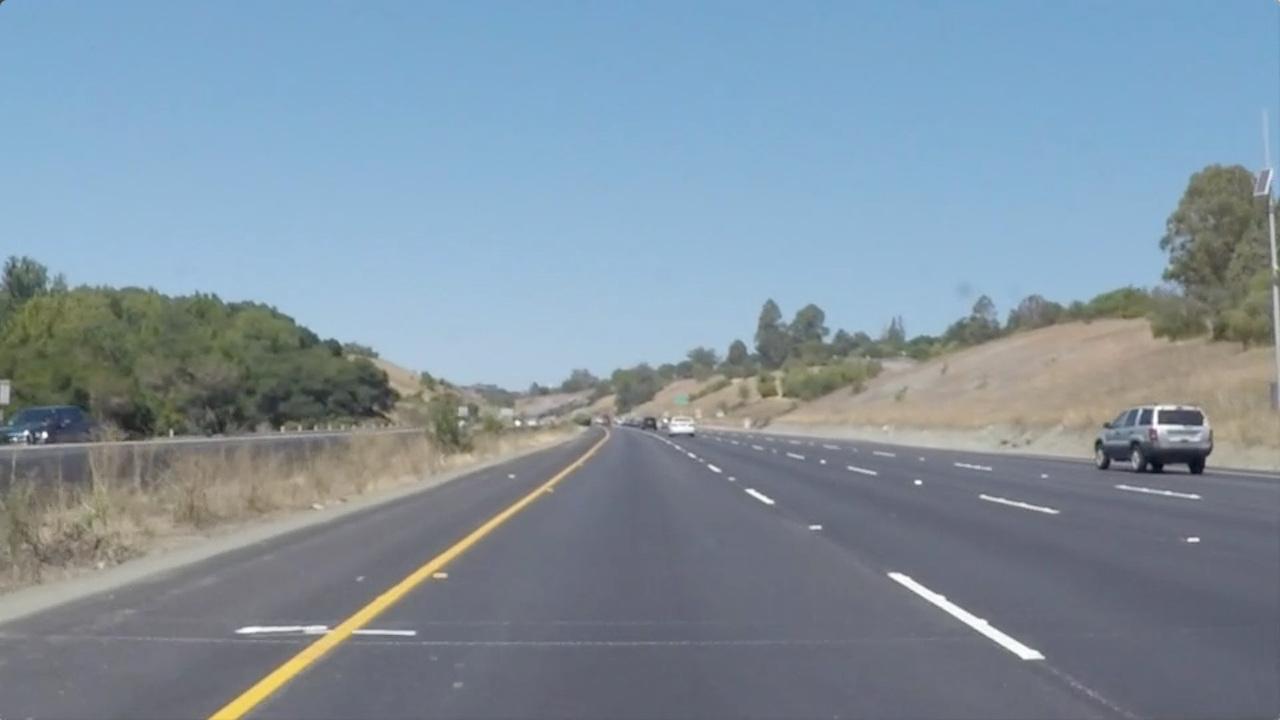
#> input picture test_images/1280.jpg, 1280 x 720 px; its folder holds only this picture in this run
$ jupyter execute --allow-errors P1.ipynb   (shell and % lines are left out)
#> lines starting #> are read from the running program, lines starting #| are printed output that depends on the picture; after the words box and inside, x2 and y2 are one past the last pixel; in counts of white or black regions, pixels touching at a corner belong together
# Self-Driving Car Engineer Nanodegree

## Project: **Finding Lane Lines on the Road**
***
In this project, you will use the tools you learned about in the lesson to identify lane lines on the road.  You can develop your pipeline on a series of individual images, and later apply the result to a video stream (really just a series of images). Check out the video clip "raw-lines-example.mp4" (also contained in this repository) to see what the output should look like after using the helper functions below.

Once you have a result that looks roughly like "raw-lines-example.mp4", you'll need to get creative and try to average and/or extrapolate the line segments you've detected to map out the full extent of the lane lines.  You can see an example of the result you're going for in the video "P1_example.mp4".  Ultimately, you would like to draw just one line for the left side of the lane, and one for the right.

In addition to implementing code, there is a brief writeup to complete. The writeup should be completed in a separate file, which can be either a markdown file or a pdf document. There is a [write up template](https://github.com/udacity/CarND-LaneLines-P1/blob/master/writeup_template.md) that can be used to guide the writing process. Completing both the code in the Ipython notebook and the writeup template will cover all of the [rubric points](https://review.udacity.com/#!/rubrics/322/view) for this project.

---
Let's have a look at our first image called 'test_images/solidWhiteRight.jpg'.  Run the 2 cells below (hit Shift-Enter or the "play" button above) to display the image.

**Note: If, at any point, you encounter frozen display windows or other confounding issues, you can always start again with a clean slate by going to the "Kernel" menu above and selecting "Restart & Clear Output".**

---

**The tools you have are color selection, region of interest selection, grayscaling, Gaussian smoothing, Canny Edge Detection and Hough Tranform line detection.  You  are also free to explore and try other techniques that were not presented in the lesson.  Your goal is piece together a pipeline to detect the line segments in the image, then average/extrapolate them and draw them onto the image for display (as below).  Once you have a working pipeline, try it out on the video stream below.**

---

<figure>

 <figcaption>
 <p></p>
 <p style="text-align: center;"> Your output should look something like this (above) after detecting line segments using the helper functions below </p>
 </figcaption>
</figure>
 <p></p>
<figure>

 <figcaption>
 <p></p>
 <p style="text-align: center;"> Your goal is to connect/average/extrapolate line segments to get output like this</p>
 </figcaption>
</figure>

**Run the cell below to import some packages.  If you get an `import error` for a package you've already installed, try changing your kernel (select the Kernel menu above --> Change Kernel).  Still have problems?  Try relaunching Jupyter Notebook from the terminal prompt.  Also, see [this forum post](https://carnd-forums.udacity.com/cq/viewquestion.action?spaceKey=CAR&id=29496372&questionTitle=finding-lanes---import-cv2-fails-even-though-python-in-the-terminal-window-has-no-problem-with-import-cv2) for more troubleshooting tips.**

## Import Packages

[cell 1]
#importing some useful packages
import matplotlib.pyplot as plt
import matplotlib.image as mpimg
import numpy as np
import cv2

## Read in an Image

#> (a cell that did not finish here is left out)

## Ideas for Lane Detection Pipeline

**Some OpenCV functions (beyond those introduced in the lesson) that might be useful for this project are:**

`cv2.inRange()` for color selection
`cv2.fillPoly()` for regions selection
`cv2.line()` to draw lines on an image given endpoints
`cv2.addWeighted()` to coadd / overlay two images
`cv2.cvtColor()` to grayscale or change color
`cv2.imwrite()` to output images to file
`cv2.bitwise_and()` to apply a mask to an image

**Check out the OpenCV documentation to learn about these and discover even more awesome functionality!**

## Helper Functions

Below are some helper functions to help get you started. They should look familiar from the lesson!

[cell 3]
import math

# [7 lines left out: function grayscale, not called in this run]
    # Or use BGR2GRAY if you read an image with cv2.imread()
    # return cv2.cvtColor(img, cv2.COLOR_BGR2GRAY)

def canny(img, low_threshold, high_threshold):
    """Applies the Canny transform"""
    return cv2.Canny(img, low_threshold, high_threshold)

def gaussian_blur(img, kernel_size):
    """Applies a Gaussian Noise kernel"""
    return cv2.GaussianBlur(img, (kernel_size, kernel_size), 0)

# [72 lines left out: functions region_of_interest, draw_lines, hough_lines, weighted_img, not called in this run]

## Test Images

Build your pipeline to work on the images in the directory "test_images"
**You should make sure your pipeline works well on these images before you try the videos.**

[cell 4]
import os
os.listdir("test_images/")

## Build a Lane Finding Pipeline

Build the pipeline and run your solution on all test_images. Make copies into the test_images directory, and you can use the images in your writeup report.

Try tuning the various parameters, especially the low and high Canny thresholds as well as the Hough lines parameters.

[cell 5]
#### TODO: Build your pipeline that will draw lane lines on the test_images
# then save them to the test_images directory.
# print(range(len(os.listdir("test_images/"))))

# Plot original images
def printAllImages(pipeline):
    for idx, val in enumerate(os.listdir("test_images/")):
        image = mpimg.imread('test_images/' + val)
#> image is the input picture: shape (720, 1280, 3); mean R, G, B 128.7, 146, 159.8
        image = pipeline(image)
        plt.figure(idx)
        plt.imshow(image, cmap='gray')

# [38 lines left out: function draw_lines, not called in this run]

def pipeline(image):
    originalImage = np.copy(image)

    thresholds = (image[:,:,0] < 200) \
                | (image[:,:,1] < 170) \
                | (image[:,:,2] < 0)
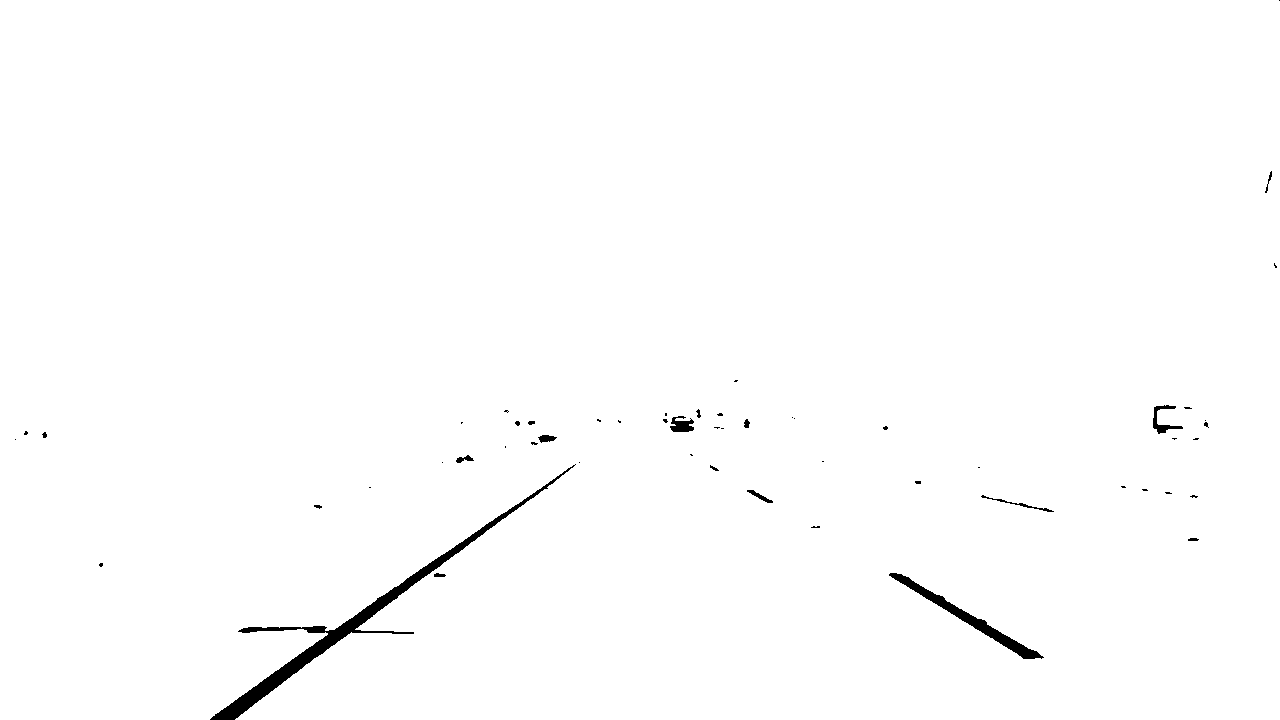
#> thresholds: shape (720, 1280) bool; 99.2% white; 55 black regions (38 under 20 px), largest, box (x1, y1, x2, y2) and area: (210, 464, 576, 720) 4443, (889, 573, 1044, 659) 1533, (1153, 405, 1183, 434) 271
    image[thresholds] = [0,0,0]
    image = grayscale(image)

    # Add gaussian and canny edge
    image = gaussian_blur(image, 3)
    image = canny(image, 50, 150)

    # Build the shape to mask
    imageDimension = image.shape
    topBoundary = image.shape[0]*0.4
    topSideBoundaries = imageDimension[1]*0.46
    vertices = np.array([[(imageDimension[1]*0.1354, imageDimension[0]),
                      (topSideBoundaries, imageDimension[0] - topBoundary),
                      (imageDimension[1] - topSideBoundaries, imageDimension[0] - topBoundary),
                      (imageDimension[1]-60, imageDimension[0])]], dtype=np.int32)
    image = region_of_interest(image, vertices)


    lines = np.array(hough_lines(image, 1, np.pi/180, 22, 15, 30))

    # This line converst the image back to 3 color channels so can be used with weighted_img for debugging
#     originalImage = np.array([[[pixel, pixel, pixel] for pixel in line] for line in image])

    # Draw lines on original image
    image = weighted_img(lines, originalImage, α=1.0)

    return image

#> (the rest of this cell did not finish here and is left out)


$ run again, on test_images/udc.jpg
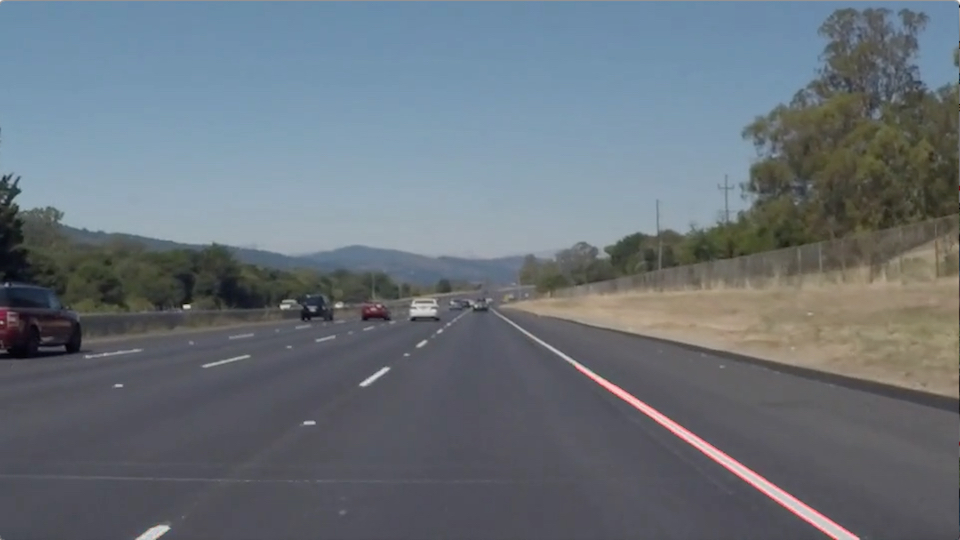
#> input picture test_images/udc.jpg, 960 x 540 px
#> in printAllImages, image is the input picture: shape (540, 960, 3); mean R, G, B 105.4, 114.3, 122.3
#> in pipeline, `thresholds = (image[:,:,0] < 200) \ | (image[:,:,1] < 170) \ | (image[..`:
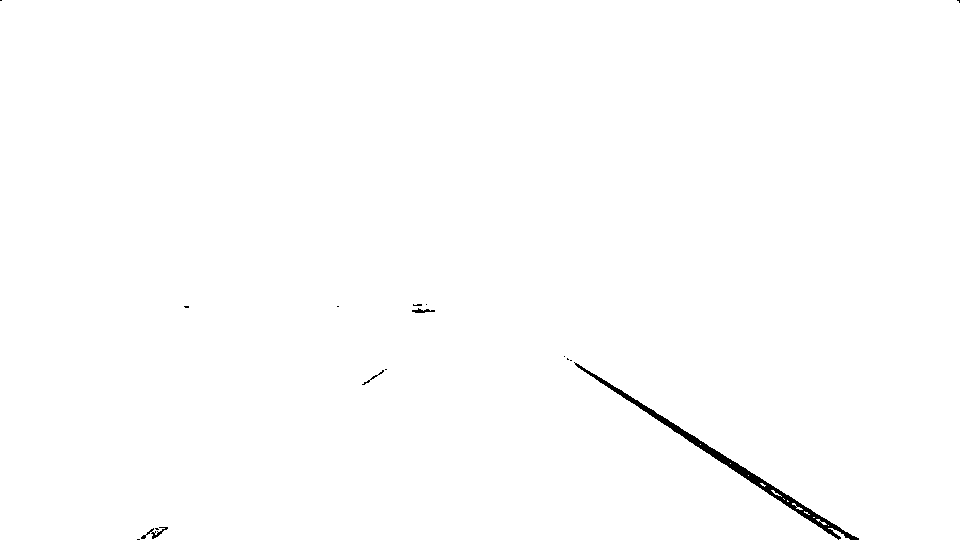
#> thresholds: shape (540, 960) bool; 99.5% white; 16 black regions (12 under 20 px), largest, box (x1, y1, x2, y2) and area: (574, 362, 859, 540) 2156, (141, 527, 168, 539) 97, (412, 308, 435, 313) 61, (362, 370, 384, 385) 42

$ run again, on test_images/ch1.jpg
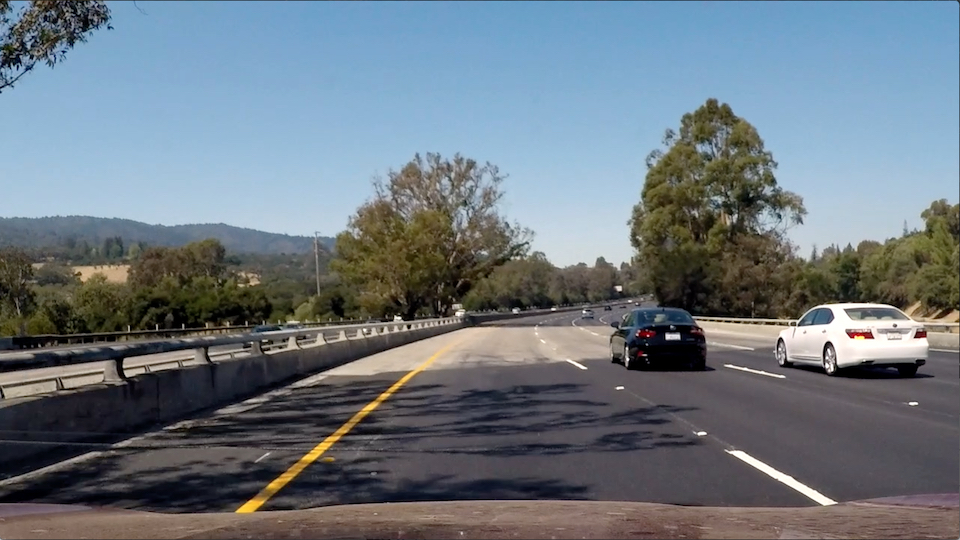
#> input picture test_images/ch1.jpg, 960 x 540 px
#> in printAllImages, image is the input picture: shape (540, 960, 3); mean R, G, B 108.8, 119, 127.3
#> in pipeline, `thresholds = (image[:,:,0] < 200) \ | (image[:,:,1] < 170) \ | (image[..`:
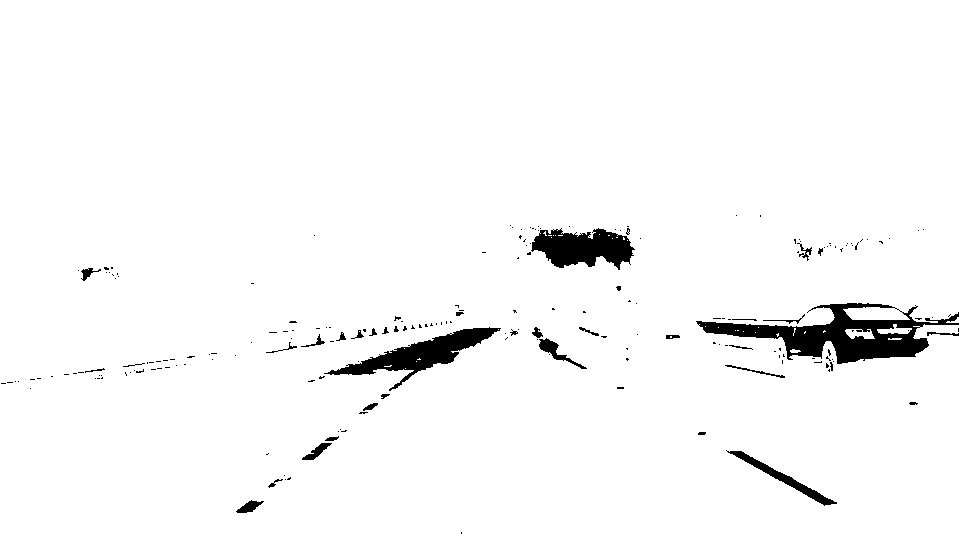
#> thresholds: shape (540, 960) bool; 97.1% white; 204 black regions (170 under 20 px), largest, box (x1, y1, x2, y2) and area: (696, 303, 959, 364) 5952, (324, 327, 501, 391) 3062, (531, 228, 635, 270) 2789

$ run again, on test_images/ch2.jpg
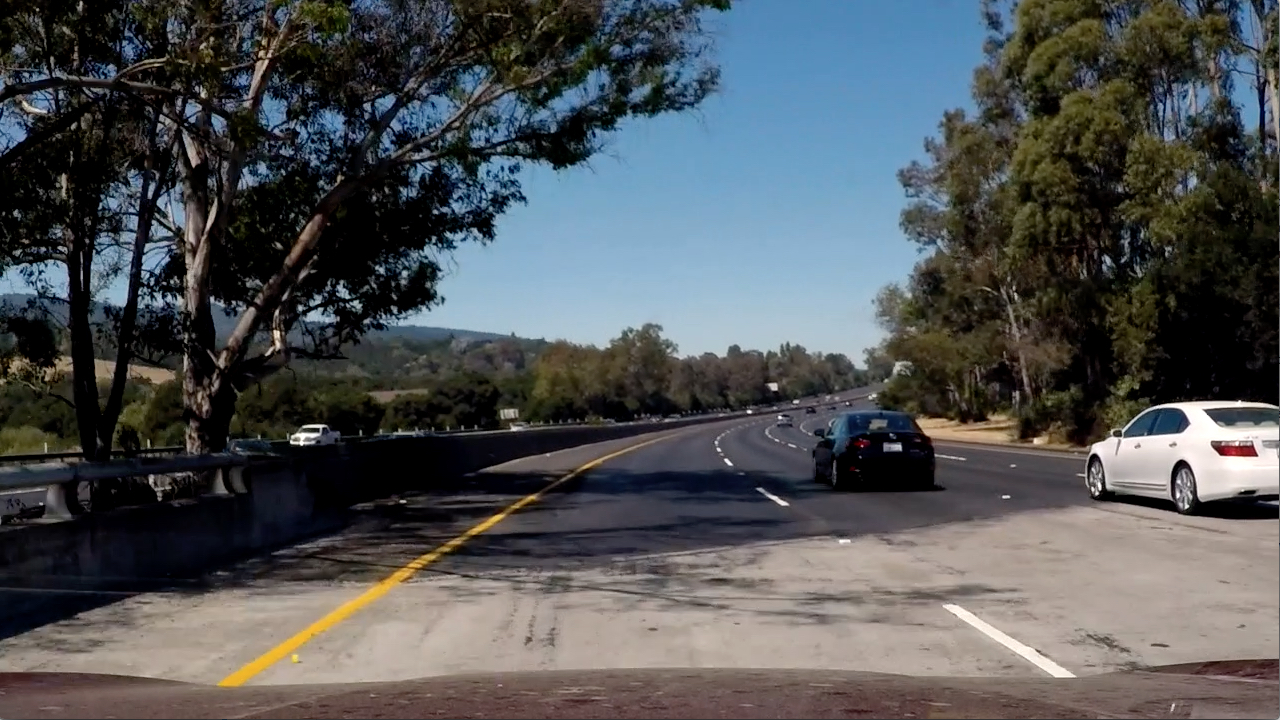
#> input picture test_images/ch2.jpg, 1280 x 720 px
#> in printAllImages, image is the input picture: shape (720, 1280, 3); mean R, G, B 80.4, 83.2, 85.1
#> in pipeline, `thresholds = (image[:,:,0] < 200) \ | (image[:,:,1] < 170) \ | (image[..`:
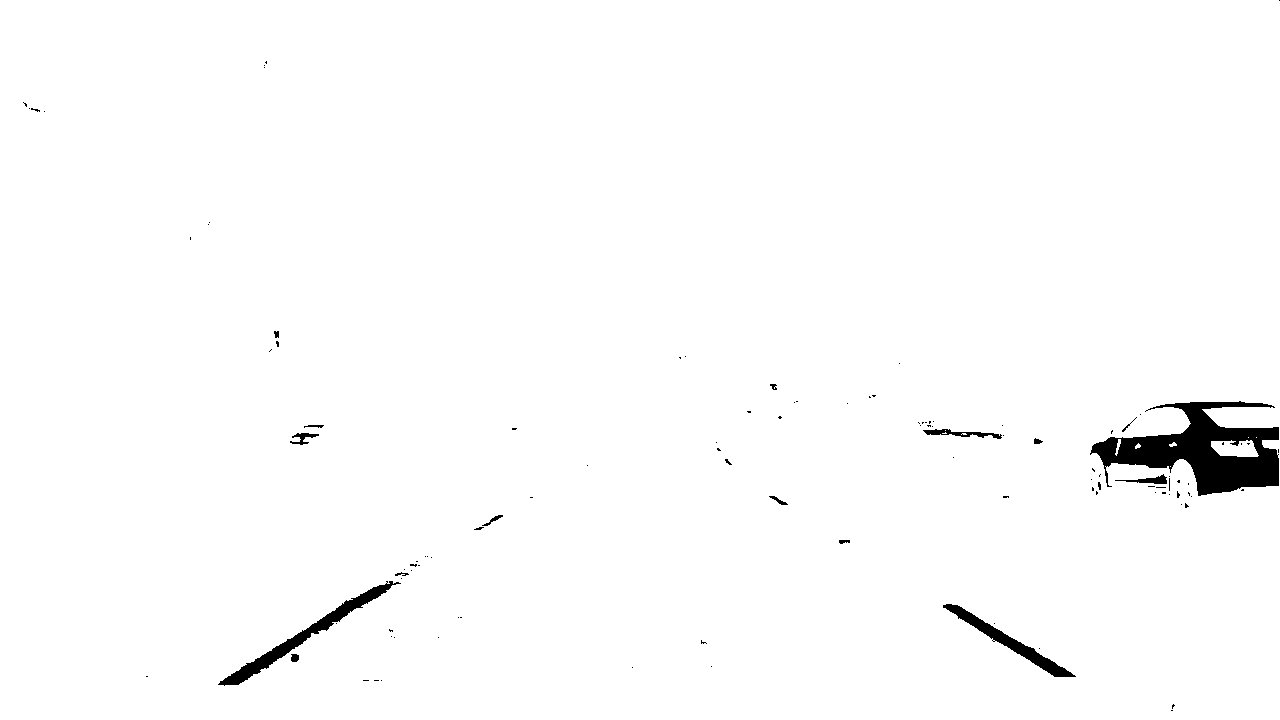
#> thresholds: shape (720, 1280) bool; 98.6% white; 112 black regions (96 under 20 px), largest, box (x1, y1, x2, y2) and area: (1090, 401, 1279, 496) 8252, (218, 581, 401, 686) 2127, (943, 604, 1076, 677) 1484
